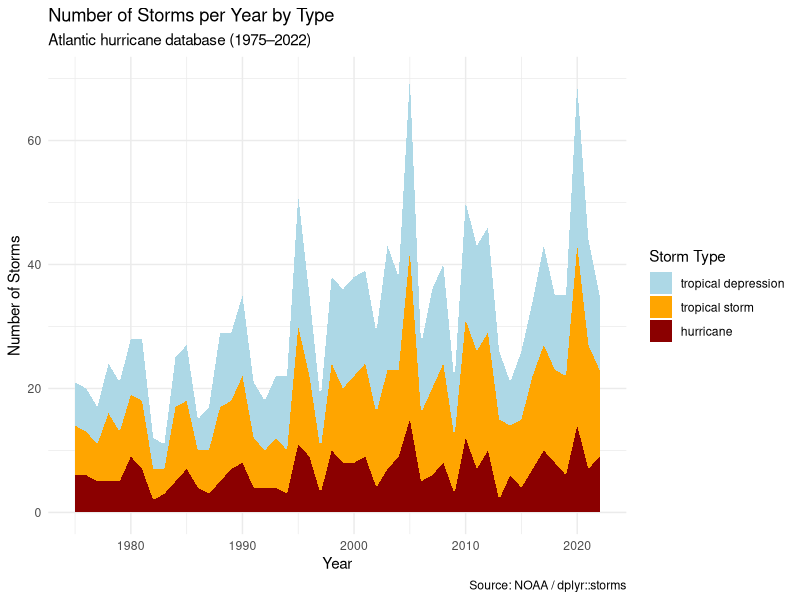
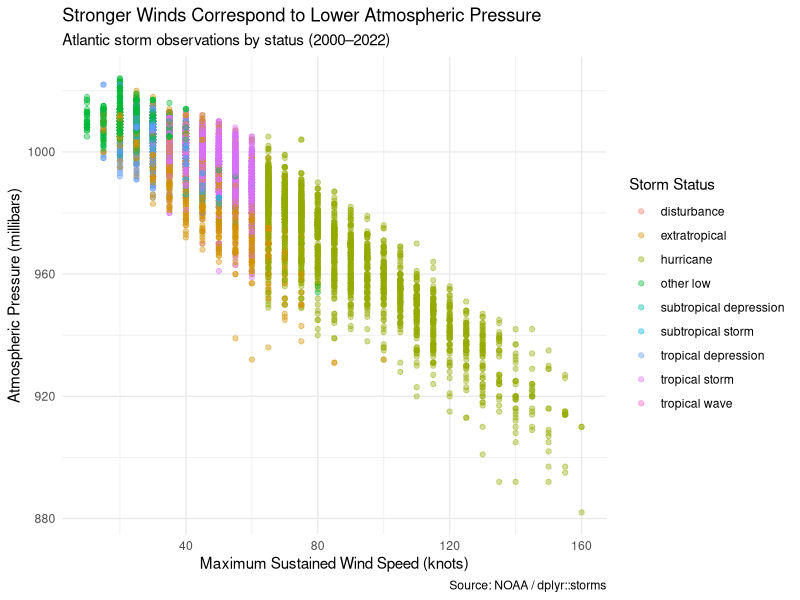

These charts were generated, in order, by the following R code:
## ---- chunk 1
#| label: setup
#| message: false

library(tidyverse)
## ---- chunk 2
#| label: storms-plot

storms |>
  # Keep only tropical depressions, tropical storms, and hurricanes
  filter(status %in% c("tropical depression", "tropical storm", "hurricane")) |>
  # Order status from weakest to strongest so the legend and colors match
  mutate(
    status = factor(
      status,
      levels = c("tropical depression", "tropical storm", "hurricane")
    )
  ) |>
  # Keep one row per storm name and status in each year
  distinct(year, name, status) |>
  # Count the number of storms of each type per year
  count(year, status) |>
  ggplot(aes(x = year, y = n, fill = status)) +
  geom_area() +
  scale_fill_manual(
    values = c(
      "tropical depression" = "lightblue",
      "tropical storm" = "orange",
      "hurricane" = "darkred"
    )
  ) +
  labs(
    title = "Number of Storms per Year by Type",
    subtitle = "Atlantic hurricane database (1975–2022)",
    x = "Year",
    y = "Number of Storms",
    fill = "Storm Type",
    caption = "Source: NOAA / dplyr::storms"
  ) +
  theme_minimal()
## ---- chunk 3
#| label: storms-data

storms_recent <- storms |>
  #| cache: true
  # Keep only storm observations from the year 2000 onward
  filter(year >= 2000) |>
  # Keep only the columns of interest
  select(year, name, status, wind, pressure)
## ---- chunk 4
#| label: pressure-wind-plot

storms_recent |>
  # Map wind speed to x, pressure to y, and storm status to color
  ggplot(aes(x = wind, y = pressure, color = status)) +
  # Use alpha to make overlapping points semi-transparent
  geom_point(alpha = 0.4) +
  labs(
    title = "Stronger Winds Correspond to Lower Atmospheric Pressure",
    subtitle = "Atlantic storm observations by status (2000–2022)",
    x = "Maximum Sustained Wind Speed (knots)",
    y = "Atmospheric Pressure (millibars)",
    color = "Storm Status",
    caption = "Source: NOAA / dplyr::storms"
  ) +
  theme_minimal()
